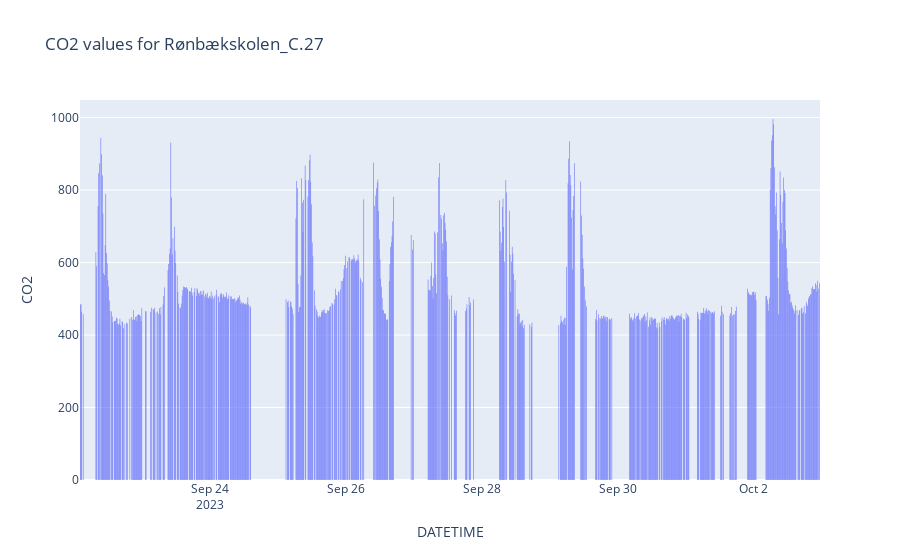

The notebook cell this image was saved under:
### Code cell
plot_col(test) # Rønbækskolen_E.16

### Figure 1 — Plotly figure (JSON) as saved in the notebook; plotly's stock layout.template omitted (floating-point values rounded to 4 significant figures; data arrays with more than 128 entries replaced by an {"elided": "..."} marker saying what was removed)
{"data": [{"alignmentgroup": "True", "hovertemplate": "DATETIME=%{x}<br>CO2=%{y}<extra></extra>", "legendgroup": "", "marker": {"color": "#636efa", "line": {"width": 0}, "pattern": {"shape": ""}}, "name": "", "offsetgroup": "", "orientation": "v", "showlegend": false, "textposition": "auto", "type": "bar", "x": {"elided": "617 str values"}, "xaxis": "x", "y": {"elided": "617 float values"}, "yaxis": "y"}], "layout": {"barmode": "relative", "legend": {"tracegroupgap": 0}, "title": {"text": "CO2 values for Rønbækskolen_C.27"}, "xaxis": {"anchor": "y", "domain": [0, 1], "title": {"text": "DATETIME"}}, "yaxis": {"anchor": "x", "domain": [0, 1], "title": {"text": "CO2"}}}}
